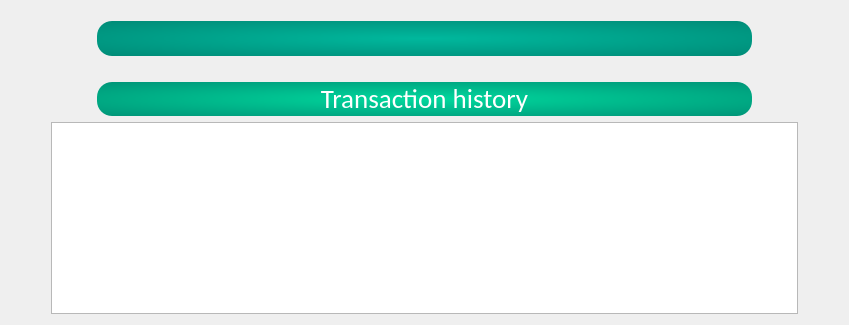
        <widget class="QWidget" name="page_3">
         <layout class="QGridLayout" name="gridLayout_8">
          <item row="0" column="0">
           <layout class="QGridLayout" name="gridLayout_7">
            <item row="3" column="2">
             <spacer name="verticalSpacer_8">
              <property name="orientation">
               <enum>Qt::Vertical</enum>
              </property>
              <property name="sizeType">
               <enum>QSizePolicy::Fixed</enum>
              </property>
              <property name="sizeHint" stdset="0">
               <size>
                <width>20</width>
                <height>20</height>
               </size>
              </property>
             </spacer>
            </item>
            <item row="1" column="2">
             <spacer name="verticalSpacer_3">
              <property name="orientation">
               <enum>Qt::Vertical</enum>
              </property>
              <property name="sizeType">
               <enum>QSizePolicy::Fixed</enum>
              </property>
              <property name="sizeHint" stdset="0">
               <size>
                <width>655</width>
                <height>10</height>
               </size>
              </property>
             </spacer>
            </item>
            <item row="2" column="2">
             <widget class="QLabel" name="label_balance_number">
              <property name="font">
               <font>
                <family>Calibri</family>
                <pointsize>22</pointsize>
               </font>
              </property>
              <property name="styleSheet">
               <string notr="true">background-color: qradialgradient(spread:pad, cx:0.5, cy:0.5, radius:1.0, fx:0.5, fy:0.5, stop:0 rgba(0, 184, 157, 255), stop:1 rgba(0, 120, 103, 255));
border-radius: 15px;
color:white;</string>
              </property>
              <property name="text">
               <string/>
              </property>
              <property name="alignment">
               <set>Qt::AlignCenter</set>
              </property>
             </widget>
            </item>
            <item row="2" column="4">
             <spacer name="horizontalSpacer_5">
              <property name="orientation">
               <enum>Qt::Horizontal</enum>
              </property>
              <property name="sizeType">
               <enum>QSizePolicy::Fixed</enum>
              </property>
              <property name="sizeHint" stdset="0">
               <size>
                <width>40</width>
                <height>20</height>
               </size>
              </property>
             </spacer>
            </item>
            <item row="2" column="3">
             <spacer name="horizontalSpacer_26">
              <property name="orientation">
               <enum>Qt::Horizontal</enum>
              </property>
              <property name="sizeType">
               <enum>QSizePolicy::Fixed</enum>
              </property>
              <property name="sizeHint" stdset="0">
               <size>
                <width>40</width>
                <height>20</height>
               </size>
              </property>
             </spacer>
            </item>
            <item row="5" column="1" colspan="3">
             <widget class="QTableWidget" name="tableWidget_history">
              <property name="font">
               <font>
                <family>Calibri</family>
               </font>
              </property>
              <property name="selectionMode">
               <enum>QAbstractItemView::NoSelection</enum>
              </property>
              <property name="columnCount">
               <number>5</number>
              </property>
              <attribute name="horizontalHeaderVisible">
               <bool>false</bool>
              </attribute>
              <attribute name="horizontalHeaderCascadingSectionResizes">
               <bool>true</bool>
              </attribute>
              <attribute name="horizontalHeaderShowSortIndicator" stdset="0">
               <bool>false</bool>
              </attribute>
              <attribute name="horizontalHeaderStretchLastSection">
               <bool>true</bool>
              </attribute>
              <column>
               <property name="text">
                <string>Date</string>
               </property>
               <property name="font">
                <font>
                 <family>Calibri</family>
                </font>
               </property>
              </column>
              <column>
               <property name="text">
                <string>Time</string>
               </property>
               <property name="font">
                <font>
                 <family>Calibri</family>
                </font>
               </property>
              </column>
              <column>
               <property name="text">
                <string>Description</string>
               </property>
               <property name="font">
                <font>
                 <family>Calibri</family>
                </font>
               </property>
              </column>
              <column>
               <property name="text">
                <string>Amount</string>
               </property>
               <property name="font">
                <font>
                 <family>Calibri</family>
                </font>
               </property>
              </column>
              <column>
               <property name="text">
                <string>Destination</string>
               </property>
               <property name="font">
                <font>
                 <family>Calibri</family>
                </font>
               </property>
              </column>
             </widget>
            </item>
            <item row="4" column="2">
             <widget class="QLabel" name="label_15">
              <property name="font">
               <font>
                <family>Calibri</family>
                <pointsize>20</pointsize>
               </font>
              </property>
              <property name="styleSheet">
               <string notr="true">background-color: qradialgradient(spread:pad, cx:0.5, cy:0.5, radius:1.0, fx:0.5, fy:0.5, stop:0 #00d89d, stop:1 #007868);
	border-radius: 15px;
	color:white;</string>
              </property>
              <property name="text">
               <string>Transaction history</string>
              </property>
              <property name="alignment">
               <set>Qt::AlignCenter</set>
              </property>
             </widget>
            </item>
            <item row="2" column="1">
             <spacer name="horizontalSpacer_27">
              <property name="orientation">
               <enum>Qt::Horizontal</enum>
              </property>
              <property name="sizeType">
               <enum>QSizePolicy::Fixed</enum>
              </property>
              <property name="sizeHint" stdset="0">
               <size>
                <width>40</width>
                <height>20</height>
               </size>
              </property>
             </spacer>
            </item>
            <item row="2" column="0">
             <spacer name="horizontalSpacer_7">
              <property name="orientation">
               <enum>Qt::Horizontal</enum>
              </property>
              <property name="sizeType">
               <enum>QSizePolicy::Fixed</enum>
              </property>
              <property name="sizeHint" stdset="0">
               <size>
                <width>40</width>
                <height>20</height>
               </size>
              </property>
             </spacer>
            </item>
           </layout>
          </item>
         </layout>
        </widget>
